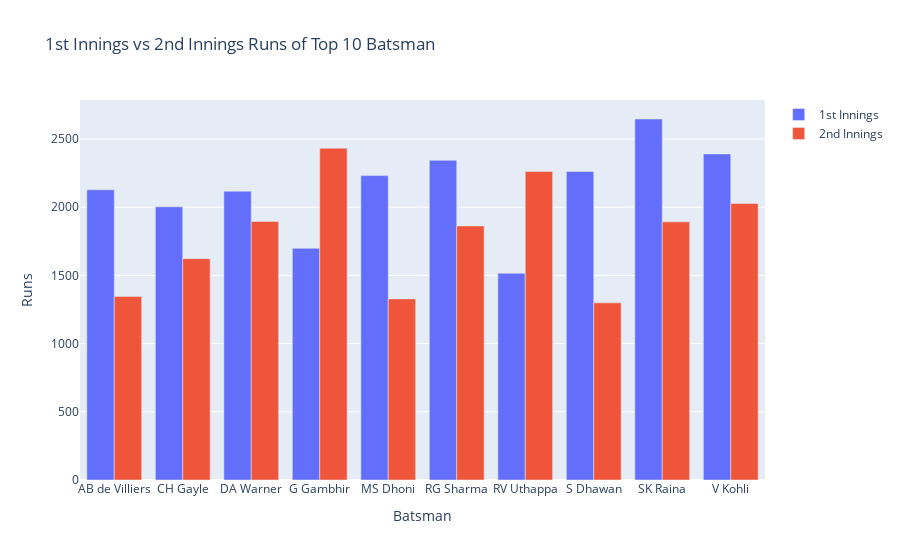

Notebook code for this chart:
### Code cell
# Plot Bar Chart here
trace1 = go.Bar(x=final['batsman'], y=final['1st Innings'], name='1st Innings')
tarce2 = go.Bar(x=final['batsman'], y=final['2nd Innings'], name='2nd Innings')

data = [trace1, tarce2]
layout = go.Layout(title='1st Innings vs 2nd Innings Runs of Top 10 Batsman', xaxis={'title':'Batsman'}, yaxis={'title':'Runs'})
fig = go.Figure(data=data, layout=layout)
fig.show()

### Figure 1 — Plotly figure (JSON) as saved in the notebook; plotly's stock layout.template omitted (floating-point values rounded to 4 significant figures)
{"data": [{"name": "1st Innings", "type": "bar", "x": ["AB de Villiers", "CH Gayle", "DA Warner", "G Gambhir", "MS Dhoni", "RG Sharma", "RV Uthappa", "S Dhawan", "SK Raina", "V Kohli"], "y": [2128, 2003, 2118, 1699, 2232, 2344, 1516, 2262, 2647, 2391]}, {"name": "2nd Innings", "type": "bar", "x": ["AB de Villiers", "CH Gayle", "DA Warner", "G Gambhir", "MS Dhoni", "RG Sharma", "RV Uthappa", "S Dhawan", "SK Raina", "V Kohli"], "y": [1345, 1623, 1896, 2433, 1328, 1863, 2262, 1299, 1893, 2027]}], "layout": {"title": {"text": "1st Innings vs 2nd Innings Runs of Top 10 Batsman"}, "xaxis": {"title": {"text": "Batsman"}}, "yaxis": {"title": {"text": "Runs"}}}}
